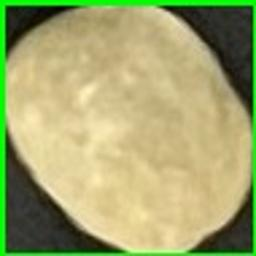
#> input picture falsebeans/photo0.jpg, 256 x 256 px, given in place of , which was not available
$ python beans_video.py
#> lines starting #> are read from the running program, lines starting #| are printed output that depends on the picture; after the words box and inside, x2 and y2 are one past the last pixel; in counts of white or black regions, pixels touching at a corner belong together; pictures that were not available may be replaced by others from this repository, and a replacement may not be noted
#> (reads bean_traning.npy from the repository)
#> further down, frame is the input picture: shape (256, 256, 3); mean B, G, R 109, 165.2, 161.8
### assets/detect_beans.py
import imutils
import numpy as np
import cv2

def detect_cam(video,modeltype,extractor):
    # カメラ画像を幅400pxにリサイズ
    #img = imutils.resize(frame, width=400)
    img = video
    # グレースケール画像へ変換re
    gray = cv2.cvtColor(img, cv2.COLOR_BGR2GRAY)
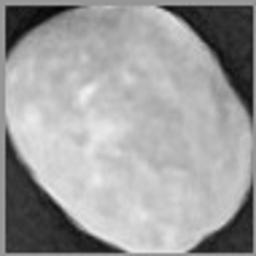
#> gray: shape (256, 256); min 2, max 240, mean 157.7

    # 2値化
    retval, bw = cv2.threshold(gray, 20, 255, cv2.THRESH_BINARY | cv2.THRESH_OTSU)
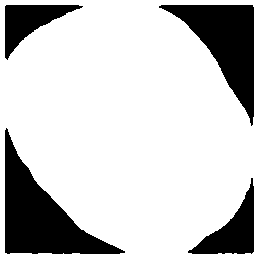
#> bw: shape (256, 256); 78.3% white; 4 black regions
#> retval = 118

    # 輪郭を抽出
    #   contours : [領域][Point No][0][x=0, y=1]
    #   cv2.CHAIN_APPROX_NONE: 中間点も保持する
    #   cv2.CHAIN_APPROX_SIMPLE: 中間点は保持しない
    contours, hierarchy = cv2.findContours(bw, cv2.RETR_LIST, cv2.CHAIN_APPROX_NONE)
#> contours = 5 contours; box (x1, y1, x2, y2) and area: (0, 0, 256, 256) 65025, (4, 127, 126, 255) 5954, (158, 4, 255, 127) 4872, (187, 177, 255, 255) 2098, (4, 4, 84, 61) 1888
    # 各輪郭に対する処理
    for i in range(0, len(contours)):

        # 輪郭の領域を計算
        area = cv2.contourArea(contours[i])

        # ノイズ（小さすぎる領域）と全体の輪郭（大きすぎる領域）を除外
        if area < 1e3 or 1e5 < area:
            continue

        # 外接矩形
        if len(contours[i]) > 0:
            rect = contours[i]
            x, y, w, h = cv2.boundingRect(rect)

            if w < 10 or  h < 10:
                continue
            # 背景差分する範囲を指定
            trim = img[y:(y+h),x:(x+w)]
            # グレースケールで読み込み
            material = cv2.cvtColor(trim, cv2.COLOR_BGR2GRAY)
            keypoints, descriptors= modeltype.detectAndCompute(material, None)
            #intからfloat32に変換
            try:
                descriptors = descriptors.astype(np.float32)
            except:
                continue
            # Bag Of Visual Wordsの計算
            bowDescriptors = extractor.compute(material, keypoints)

            # 結果表示
            className = {"0": "True",
                            "1": "False"}

            actual = "???"
            if bowDescriptors[0][0] > bowDescriptors[0][1]:
                actual = className["0"]
            elif bowDescriptors[0][0] < bowDescriptors[0][1]:
                actual = className["1"]

            if actual == "True":
                cv2.rectangle(img, (x, y), (x + w, y + h), (0, 255, 0), 10)
                cv2.putText(img, 'True', (x, y), cv2.FONT_HERSHEY_SIMPLEX, 2, (0, 255, 0), 8, 4)
            elif actual == 'False':
                cv2.rectangle(img, (x, y), (x + w, y + h), (0, 0, 255), 10)
                cv2.putText(img, 'False', (x, y), cv2.FONT_HERSHEY_SIMPLEX, 2, (0, 0, 255), 8, 4)
            else:
                continue
#> this loop made 5 passes
#> (area, x, y, w, h, keypoints, bowDescriptors, actual) on pass 4: (1887.5, 4, 4, 80, 57, 1 keypoints; (x, y, size): (24, 34, 9.7), [[0, 1]], 'False')
#> (area, x, y, w, h, bowDescriptors, actual) on passes 1, 2, 3, 5: (2097.5, 187, 177, 68, 78, [[1, 0]], 'True'), (5954, 4, 127, 122, 128, [[0.273, 0.727]], 'False'), (4871.5, 158, 4, 97, 123, [[0.25, 0.75]], 'False'), (65025, 0, 0, 256, 256, [[0.937, 0.0632]], 'True')
#> pass 1, in detect_cam, `trim = img[y:(y+h),x:(x+w)]`:
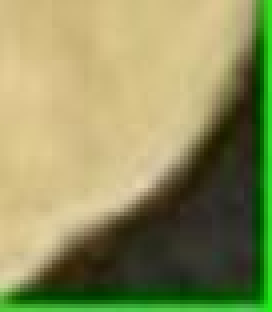
#> trim: shape (78, 68, 3) (shown 4 times larger); mean B, G, R 92.1, 143.2, 141.6
#> pass 1, in detect_cam, `material = cv2.cvtColor(trim, cv2.COLOR_BGR2GRAY)`:
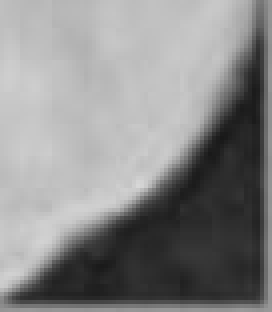
#> material: shape (78, 68) (shown 4 times larger); min 24, max 215, mean 136.9
#> pass 2, in detect_cam, `material = cv2.cvtColor(trim, cv2.COLOR_BGR2GRAY)`:
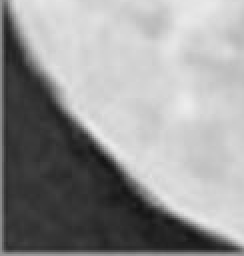
#> material: shape (128, 122) (shown 2 times larger); min 20, max 236, mean 149.7
#> after the loop:
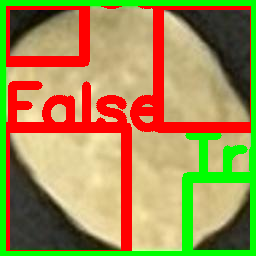
#> img: shape (256, 256, 3); mean B, G, R 81.1, 143.1, 162.9
#> after the loop:
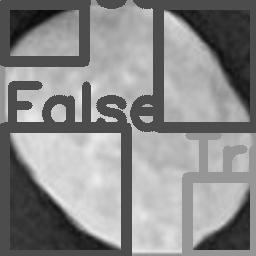
#> material: shape (256, 256); min 6, max 237, mean 137.7
    return img

# [2 lines that do not run on import are left out]

### beans_video.py
import imutils
import numpy as np
import cv2
import tkinter, tkinter.filedialog, tkinter.messagebox
from assets.detect_beans import detect_cam

# VideoCaptureをオープン
cap = cv2.VideoCapture('rtsp://192.168.11.12/')
codebook = np.load('bean_traning.npy')
matcher = cv2.BFMatcher()
detector = cv2.KAZE_create()
# Bag Of Visual Words抽出器
bowExtractor = cv2.BOWImgDescriptorExtractor(detector, matcher)
# トレーニング結果をセット
bowExtractor.setVocabulary(codebook)

# カメラ画像を読み込み，顔検出して表示するループ
while True:
    ret, frame = cap.read()

    img = detect_cam(frame,detector,bowExtractor) # 画像認識にかける

    cv2.imshow("Beans Detection", img)
    k = cv2.waitKey(1)&0xff
#> (key q is pressed here)
    if k == ord('s'):
        cv2.imwrite("./output.jpg", img) # ファイル保存
    elif k == ord('q'):
        break

cap.release()
cv2.destroyAllWindows()
